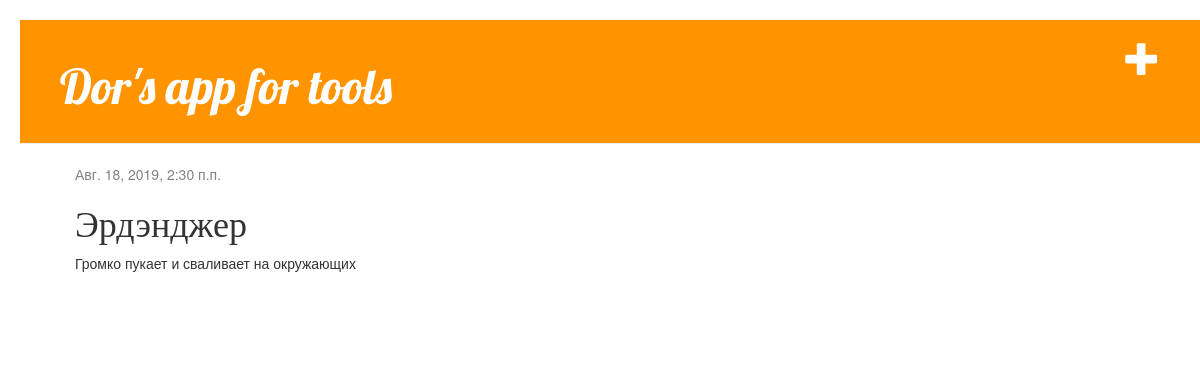
The page /tool/4/ on the database its author committed.
### dorapp/models.py (models this page shows, shortened)
class Tool(models.Model):
    tool_name = models.CharField(max_length = 20)
    description = models.CharField(max_length = 140)
    stock_date = models.DateTimeField(default = timezone.now)

### dorapp/views.py (the view)
# urls.py: path('tool/<int:pk>/', views.tool_detail, name='tool_detail'),
def tool_detail(request, pk):
    tool = get_object_or_404(Tool, pk=pk)
    return render(request, 'dorapp/tool_detail.html', {'tool': tool})

### dorapp/templates/dorapp/tool_detail.html
﻿{% extends 'dorapp/base.html' %}
{% block content %}
<div class="tool">
    {% if tool.stock_date %}
    <div class="date">
        {{ tool.stock_date }}
    </div>
    {% endif %}
    <h1>{{ tool.tool_name }}</h1>
    <p>{{ tool.description|linebreaksbr }}</p>
</div>
{% endblock %}

### dorapp/static/css/dorapp.css (style rules this page uses)
h1, h2, h3, h4 { font-family: 'Lobster', cursive; }
.date { color: #828282; }
.tool { margin-bottom: 70px; }

### rows shown on the page
Tool: stock_date "Авг. 18, 2019, 2:30 п.п.", tool_name "Эрдэнджер", description "Громко пукает и сваливает на окружающих"
